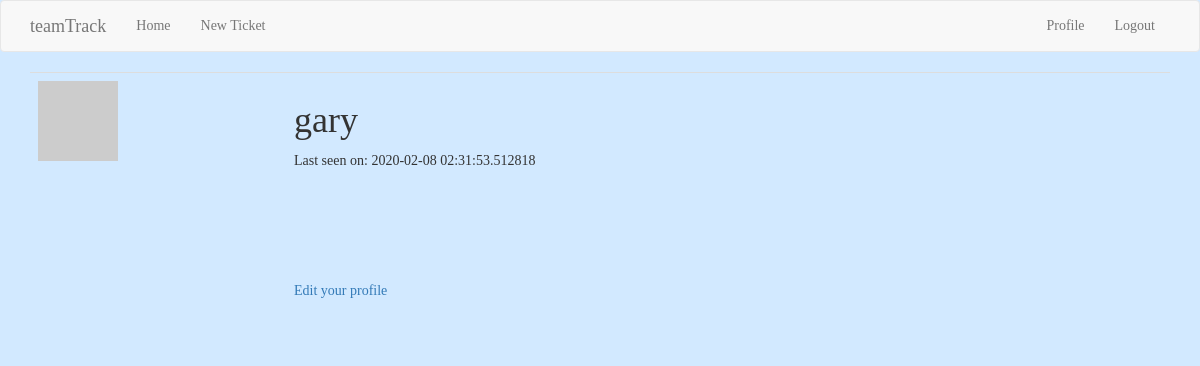
Before: /user/gary (signed in) with the older database file.
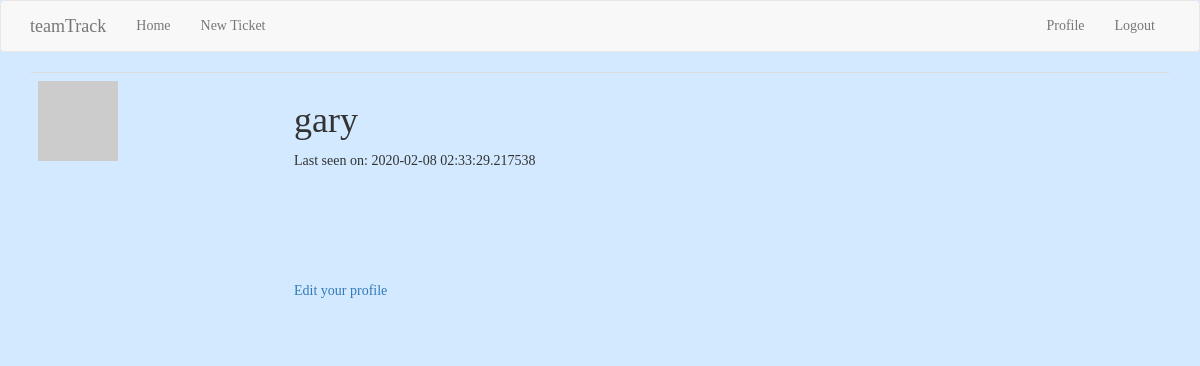
After: the same page with the newer database file.
### app/models.py (models this page shows, shortened)
class User(UserMixin, db.Model):
    id = db.Column(db.Integer, primary_key=True)
    username = db.Column(db.String(64), index=True, unique=True)
    email = db.Column(db.String(120), index=True, unique=True)
    password_hash = db.Column(db.String(128))
    posts = db.relationship('Post', backref='author', lazy='dynamic')
    tickets = db.relationship('Ticket', backref='author', lazy='dynamic')
    about_me = db.Column(db.String(140))
    last_seen = db.Column(db.DateTime, default=datetime.utcnow)
    followed = db.relationship(
        'User', secondary=followers,
        primaryjoin=(followers.c.follower_id == id),
        secondaryjoin=(followers.c.followed_id == id),
        backref=db.backref('followers', lazy='dynamic'), lazy='dynamic')
    def avatar(self, size):
        digest = md5(self.email.lower().encode('utf-8')).hexdigest()
        return 'https://www.gravatar.com/avatar/{}?d=identicon&s={}'.format(
            digest, size)

### app/routes.py (the view)
@app.route('/user/<username>')
@login_required
def user(username):
    user = User.query.filter_by(username=username).first_or_404()
    page = request.args.get('page', 1, type=int)
    posts = user.posts.order_by(Post.timestamp.desc()).paginate(
        page, app.config['POSTS_PER_PAGE'], False)
    next_url = url_for('user', username=user.username, page=posts.next_num) \
        if posts.has_next else None
    prev_url = url_for('user', username=user.username, page=posts.prev_num) \
        if posts.has_prev else None
    return render_template('user.html', user=user, posts=posts.items,
                           next_url=next_url, prev_url=prev_url)

### app/models.py (called while the page is built)
@login.user_loader
def load_user(id):
    return User.query.get(int(id))

### app/routes.py (called while the page is built)
@app.before_request
def before_request():
    if current_user.is_authenticated:
        current_user.last_seen = datetime.utcnow()
        db.session.commit()

### app/templates/user.html (shortened to what this page needs)
{% extends "base.html" %}
{% block app_content %}
    <table class="table table-hover">
        <tr>
            <td width="256px"><img src="{{ user.avatar(256) }}"></td>
            <td>
                <h1>{{ user.username }}</h1>
                {% if user.last_seen %}<p>Last seen on: {{ user.last_seen }}</p>{% endif %}
                {% if user == current_user %}
                <br><br><br><br><br>
                <p><a href="{{ url_for('edit_profile') }}">Edit your profile</a></p>
                <!-- {% elif not current_user.is_following(user) %}
                <p><a href="{{ url_for('follow', username=user.username) }}">Follow</a></p>
                {% else %}
                <p><a href="{{ url_for('unfollow', username=user.username) }}">Unfollow</a></p>
                {% endif %} -->
            </td>
        </tr>
    </table>
{% endblock %}

### app/templates/base.html (shortened to what this page needs)
{% extends 'bootstrap/base.html' %}
{% block styles %}
{{super()}}
  <link rel="stylesheet" href="{{url_for('.static', filename='style.css')}}">
{% endblock %}
{% block navbar %}
    <nav class="navbar navbar-default">
        <div class="container">
            <div class="navbar-header">
                <a class="navbar-brand" href="{{ url_for('index') }}">teamTrack</a>
            </div>
            <div class="collapse navbar-collapse" id="bs-example-navbar-collapse-1">
                <ul class="nav navbar-nav">
                    <li><a href="{{ url_for('index') }}">Home</a></li>
                    <li><a href="{{ url_for('ticket') }}">New Ticket</a></li>
                </ul>
                <ul class="nav navbar-nav navbar-right">
                    {% if current_user.is_anonymous %}
                    <li><a href="{{ url_for('login') }}">Login</a></li>
                    {% else %}
                    <li><a href="{{ url_for('user', username=current_user.username) }}">Profile</a></li>
                    <li><a href="{{ url_for('logout') }}">Logout</a></li>
                    {% endif %}
                </ul>
            </div>
        </div>
    </nav>
{% endblock %}
{% block content %}
    <div class="container">
        {% block app_content %}{% endblock %}
    </div>
{% endblock %}

### app/static/style.css (style rules this page uses)
body { background: #d2e9ff ; font-family: "Lucida Console"; }

Changed rows visible on the page:
changed User "gary": last_seen "2020-02-08 02:31:53.512818" → "2020-02-08 02:33:29.217538"
